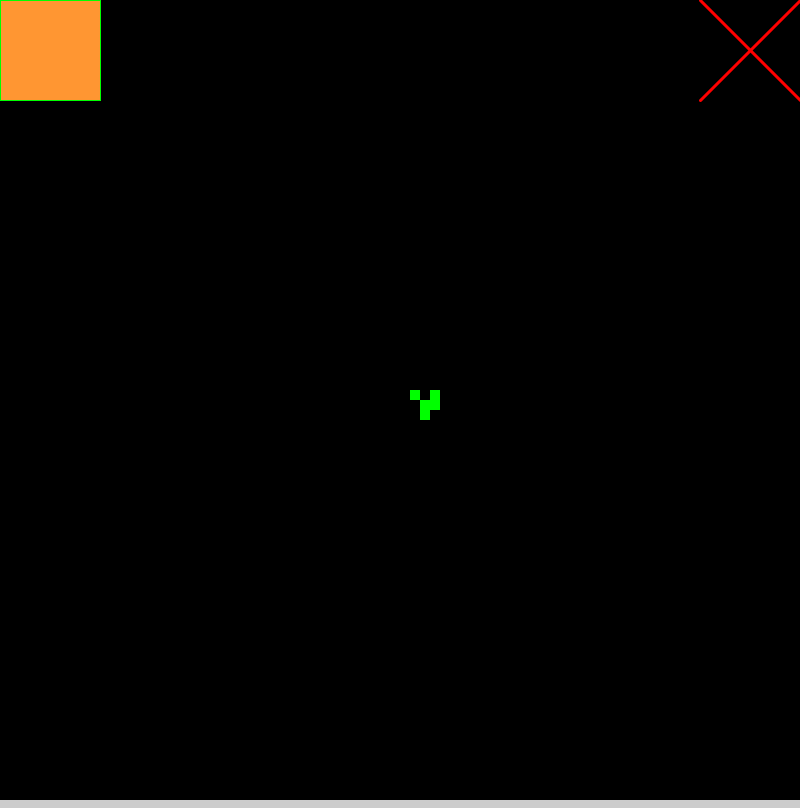
Frame 1 (no input)
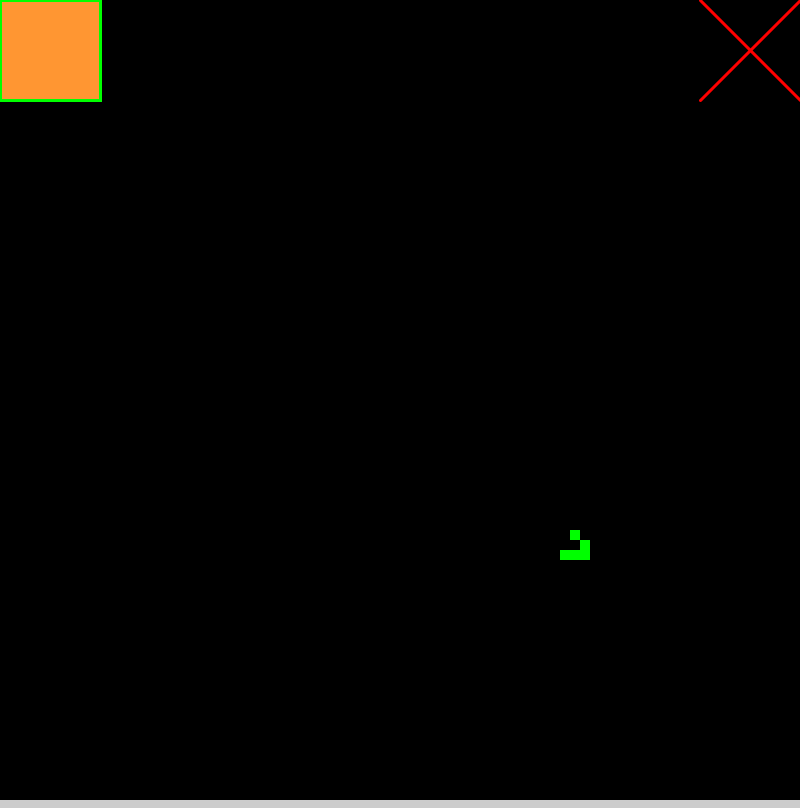
Frame 60 (the mouse pressed at the canvas centre just before this capture)
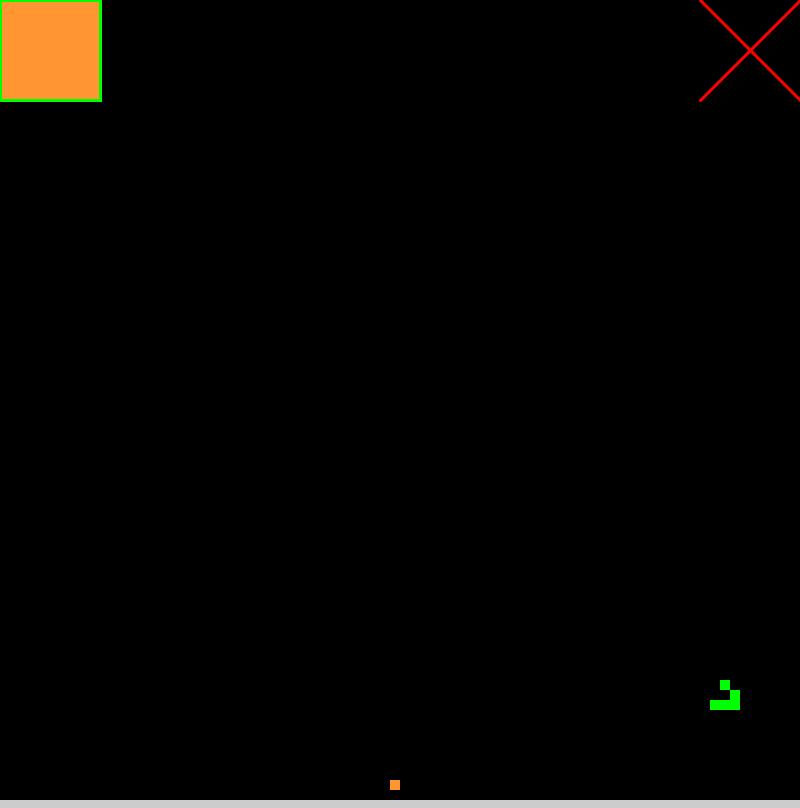
Frame 120 (the mouse held since frame 60 and released just before this capture)

The Processing sketch that drew these frames (run headless with seeded random() and noise(); from frame 60 on, the mouse is pressed at the canvas centre):

// Processing sketch: fallingSandThroughWaterTogglelifeModupdate
// ── fallingSandThroughWaterTogglelifeModupdate.pde
// https://blog.winter.dev/2020/falling-sand-games/

// using some of the logic here for checking
// and using a regular array instead of a pixel array
// for sand that is going to move I will have to make a new
// position variable x1 y1  and set the x and y to 0 to delete the old one
// if I only use one array I run into the problem of teleporting the
// sand to the bottom
// if I use two arrays I will have to check if it is empty in current


// sand in water makes tall towers because it only checks the spot below
// sand in air makes pyramids becaues it checks down left and right

// the problem was water was overwriting in its base case of not moving so needed to check that it survied untll the next generation

int [][] grid;
int [][] nextGrid;
int cols;
int rows;
int sz;
color _EMPTY = color(0);
color _SAND  = color(255, 150, 50);
color _WATER = color(10, 140, 250);
color _ROCK = color(170, 163, 163);
color _LIFE = color(0,255,0);
int myelement = 2;
void setup() {
  size(800, 808);
  sz = 10;
  cols = int(width/sz);
  rows = int(height/sz);
  noStroke();
  grid = new int [rows][cols];
  //grid[40][40] = 1;
  /*
 for (int j =0; j<rows;j++){
   for (int i = 0; i<cols; i++) {
   grid[j][i]=2;
   }
   
   }
   */
  //frameRate(1);
  makeglide();
  showGrid();
}

void draw() {
  update();
  showGrid();
  stroke(0,255,0);
   if (myelement==2) {
        fill(_SAND);
      } else if (myelement == 3) {
        fill(_WATER);
      } else if (myelement == 4) {
        fill(_ROCK);
      } else if (myelement == 1) {
        fill(_LIFE);
      } else {
        fill(_EMPTY);
      }
  
  rect(0,0,100,100);
  strokeWeight(3);
  stroke(255,0,0);
  line(width-100,100,width,0);
  line(width-100,0,width,100);
  noStroke();
  
  
}

void mousePressed() {
  
  boolean inbox = (mouseX >0 && mouseX<100 && mouseY >0&& mouseY <100);
  boolean reset = (mouseX >width-100 && mouseX<width && mouseY >0&& mouseY <100);
  if (inbox){
    myelement +=1;
    myelement = myelement%5;
    return;  // so it does not dribble
    
  }
  
  if (reset){
    resetWorld();
    return;
    
  }

  mouseDragged();
}




void mouseDragged() {
  float mpx = map(mouseX, 0, width, 0, cols-1);
  float mpy = map(mouseY, 0, height, 0, rows-1);

  mpx = ((mpx+cols)%cols); // makes it on a torus

  mpy =((mpy+rows)%rows);
   
  grid[int(mpy)][int(mpx)] = myelement;
 // grid[int(mpy)+1][int(mpx)] = myelement; // with life we must drop more elements
     
}


void update() {
  // check each
  nextGrid = new int[rows][cols];
  for (int j =1; j <rows-1; j++) {   // scroll through from top seems to work bettter
    for (int i =1; i < cols-1; i++) {

      /// sand
      if ( grid[j][i] == 2) {
        sandCase(i, j);
      } else if ( grid[j][i] == 3) {
        waterCase(i, j);
      } else if ( grid[j][i] == 4) {
        rockCase(i, j);
      } else if (( grid[j][i] == 1  || grid[j][i]==0)) {  // life needs two cases
        lifeCase(i, j);
      }
    }
  }


  // arrayCopy(newWorld,world); this does not work  need to manually copy the array

  for (int j=0; j< rows; j++) {  //
    for (int i=0; i< cols; i++) {
      grid[j][i] = nextGrid[j][i];
    }
  }
}


boolean inBounds(int x, int y) {
  return x >= 1    && y >= 0
    && x < cols-1 && y < rows-1;  // rows not height
}

boolean isEmpty(int x, int y) {
  return (inBounds(x, y) && grid[y][x] <1) && (inBounds(x, y) && nextGrid[y][x] <1) ; // check in current grid and next empty in both
}


boolean isWater(int x, int y) {
  return grid[y][x] == 3 || nextGrid[y][x] == 3; // check in current grid and next in current grid or next either
}

void setCell(int x, int y, int element) {
  // set the cell in the array 0 is empty element  is sand set to 1
  // but can be changed to 2 water, 3 rock;

  nextGrid[y][x] = element;  // set in next grid
}




void  sandCase(int i, int j) {

  boolean down  = isEmpty(i, j + 1);
  boolean downW  = isWater(i, j+1);
  boolean left  = isEmpty(i - 1, j + 1);
  boolean right = isEmpty(i + 1, j + 1);

  // add random ness if both left and right are true
  if (left && right) {
    boolean rand = random(1) > .5;
    left  = rand ? true  : false;
    right = rand ? false : true;
  }

  // set to nextGrid array

  if (down)  setCell(i, j + 1, 2);
  else if (downW) setCell(i, j+1, 2);    //setCell(i,j,2);   // switch places but adds water
  else if (left)  setCell(i - 1, j + 1, 2);
  else if (right) setCell(i + 1, j + 1, 2);
  else setCell(i, j, 2); // still need to add to the new array

}



void  waterCase(int i, int j) {

  boolean down  = isEmpty(i, j + 1);
  boolean left  = isEmpty(i - 1, j);
  boolean right = isEmpty(i + 1, j);

  boolean isSand = (nextGrid[j][i] == 2);

  // add random ness if both left and right are true
  if (left && right) {
    boolean rand = random(1) > .5;
    left  = rand ? true  : false;
    right = rand ? false : true;
  }

  // set to nextGrid array

  if (down)  setCell(i, j + 1, 3);
  else if (left)  setCell(i - 1, j, 3);
  else if (right) setCell(i + 1, j, 3);
  else if (!isSand) setCell(i, j, 3); // only set to water if next gen is not somthing that floats ie sand
  // this is it
}


void rockCase(int i, int j) {
  setCell(i, j, 4);
}

/// life case
 


void lifeCase(int i, int j){
  // only update if even
 if (frameCount%1==0){
 int neigh = grid[j-1][i-1] + grid[j-1][i] +grid[j-1][i+1] +grid[j][i-1] +grid[j][i+1] +grid[j+1][i-1] +grid[j+1][i] +grid[j+1][i+1] ;

     // if (grid[j][i] >1){
     //  nextGrid[j][i] = grid[j][i]; 
     // }
     if (grid[j][i] == 1 && neigh == 2 || grid[j][i] == 1 && neigh ==3 ) {     // keeps living
        nextGrid[j][i] = 1;
      } else if (grid[j][i] == 0 && neigh == 3) {    // comes to life
        nextGrid[j][i] = 1;
      } else if( grid[j][i] == 1 && neigh>3){
        nextGrid[j][i] = 0;  // else zero
      } 
  
 }else  // fill with grid on odd
 if(nextGrid[j][i]>1){
   nextGrid[j][i]=nextGrid[j][i];
 }else{
 nextGrid[j][i]=grid[j][i]; 
 }
 
  
}

void showGrid() {
  for (int j =0; j < rows; j++) {
    for (int i =0; i < cols; i++) {
      // set color
      if (grid[j][i]==2) {
        fill(_SAND);
      } else if (grid[j][i] == 3) {
        fill(_WATER);
      } else if (grid[j][i] == 4) {
        fill(_ROCK);
      }else if (grid[j][i] == 1) {
        fill(_LIFE);
      }  else {
        fill(_EMPTY);
      }

      rect(i*sz, j*sz, sz, sz); // whoops!! this is standard x, y
    }
  }
}


void resetWorld(){
   grid = new int [rows][cols];
   myelement = 2;
   makeglide();
   showGrid();
  
  
}



void makeglide() {

  // glider
  grid[38][42] =1;
  grid[39][43] =1;
  grid[40][41] =1;
  grid[40][42]=1;
  grid[40][43]=1;
}
